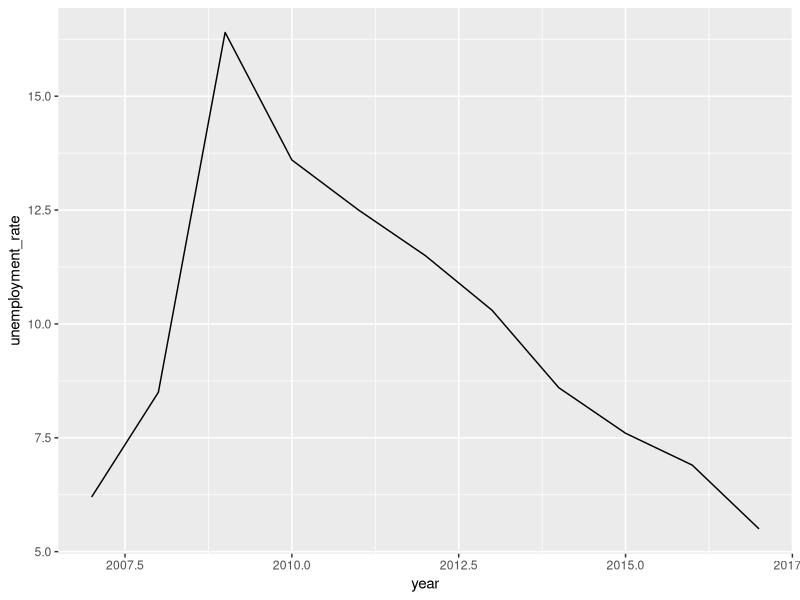
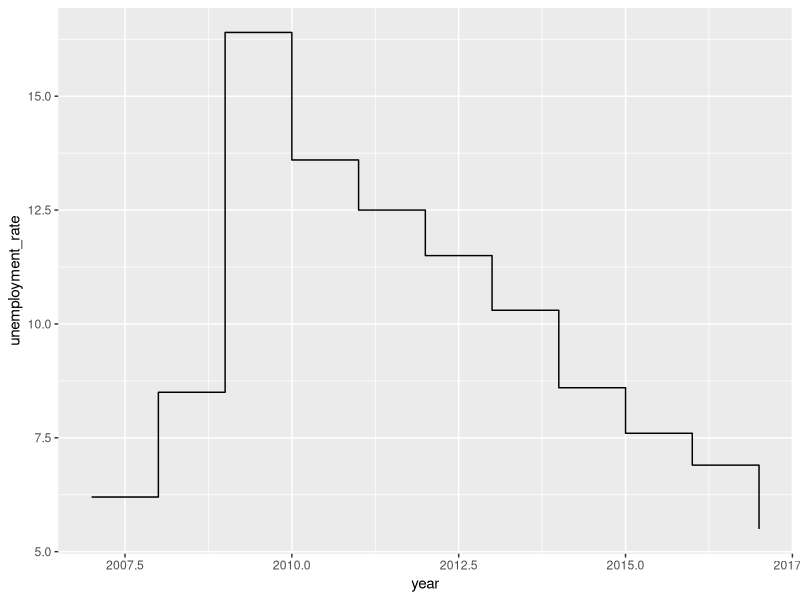
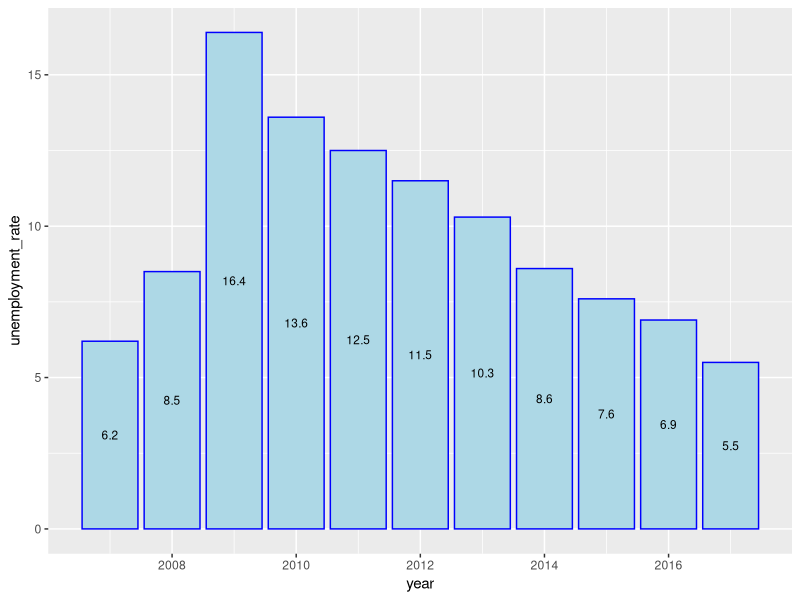
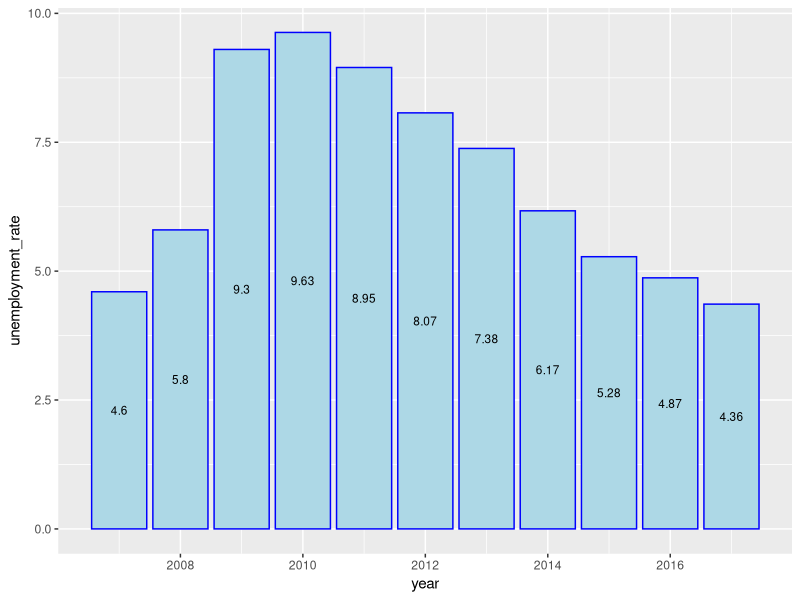

Reproduce these figures in R, in order.
## ----------------------------------------------------------------------------------------------------------------------------
library("tidyverse")
library("tidyr")
library("dplyr")
library("readr")
library("stringr")
library("readxl")


## ----------------------------------------------------------------------------------------------------------------------------
Unemployment <- read_excel("Unemployment.xls")


## ----------------------------------------------------------------------------------------------------------------------------
clean_unemp <- select(Unemployment, 1,2,3,7,8,9,10)


## ----------------------------------------------------------------------------------------------------------------------------
clean_unemp$year = 2007


## ----------------------------------------------------------------------------------------------------------------------------
print(clean_unemp)



## ----------------------------------------------------------------------------------------------------------------------------
colnames(clean_unemp)[colnames(clean_unemp) == "State"] <- "state"
colnames(clean_unemp)[colnames(clean_unemp) == "Area_name"] <- "county"
colnames(clean_unemp)[colnames(clean_unemp) == "Civilian_labor_force_2007"] <- "civilian_labor"
colnames(clean_unemp)[colnames(clean_unemp) == "Employed_2007"] <- "employed"
colnames(clean_unemp)[colnames(clean_unemp) == "Unemployed_2007"] <- "unemployed"
colnames(clean_unemp)[colnames(clean_unemp) == "Unemployment_rate_2007"] <- "unemployment_rate"



## ----------------------------------------------------------------------------------------------------------------------------
print(clean_unemp)


## ----------------------------------------------------------------------------------------------------------------------------
col = 11

for (n_year in 2008:2017){
  col2 = col+1
  col3 = col+2
  col4 = col+3
  temp_unemp <- select(Unemployment,1,2,3,col,col2,col3,col4)
  colnames(temp_unemp)[2] = "state"
  colnames(temp_unemp)[3] = "county"
  colnames(temp_unemp)[4] = "civilian_labor"
  colnames(temp_unemp)[5] = "employed"
  colnames(temp_unemp)[6] = "unemployed"
  colnames(temp_unemp)[7] = "unemployment_rate"
  temp_unemp$year=n_year
  clean_unemp <- rbind(clean_unemp, temp_unemp)
  col = col4+1
}



## ----------------------------------------------------------------------------------------------------------------------------
print(clean_unemp)


## ----------------------------------------------------------------------------------------------------------------------------
library("ggplot2")


## ----------------------------------------------------------------------------------------------------------------------------
butler_county <- clean_unemp[clean_unemp$county == 'Butler County, AL',]


## ----------------------------------------------------------------------------------------------------------------------------
butler_plot <- ggplot(butler_county, aes(x=year, y=unemployment_rate, label=unemployment_rate))


## ----------------------------------------------------------------------------------------------------------------------------
butler_plot + geom_line()


## ----------------------------------------------------------------------------------------------------------------------------
butler_plot + geom_step()


## ----------------------------------------------------------------------------------------------------------------------------
butler_plot + geom_bar(stat = "identity", color = "Blue", fill="light blue") + geom_text(size = 3, position = position_stack(vjust = 0.5))


## ----------------------------------------------------------------------------------------------------------------------------
usa_data <- clean_unemp[clean_unemp$county == 'United States',]
usa_plot <- ggplot(usa_data, aes(x=year, y=unemployment_rate, label=unemployment_rate))

## ----------------------------------------------------------------------------------------------------------------------------
usa_plot + geom_bar(stat = "identity", color = "Blue", fill="light blue") + geom_text(size = 3, position = position_stack(vjust = 0.5))

